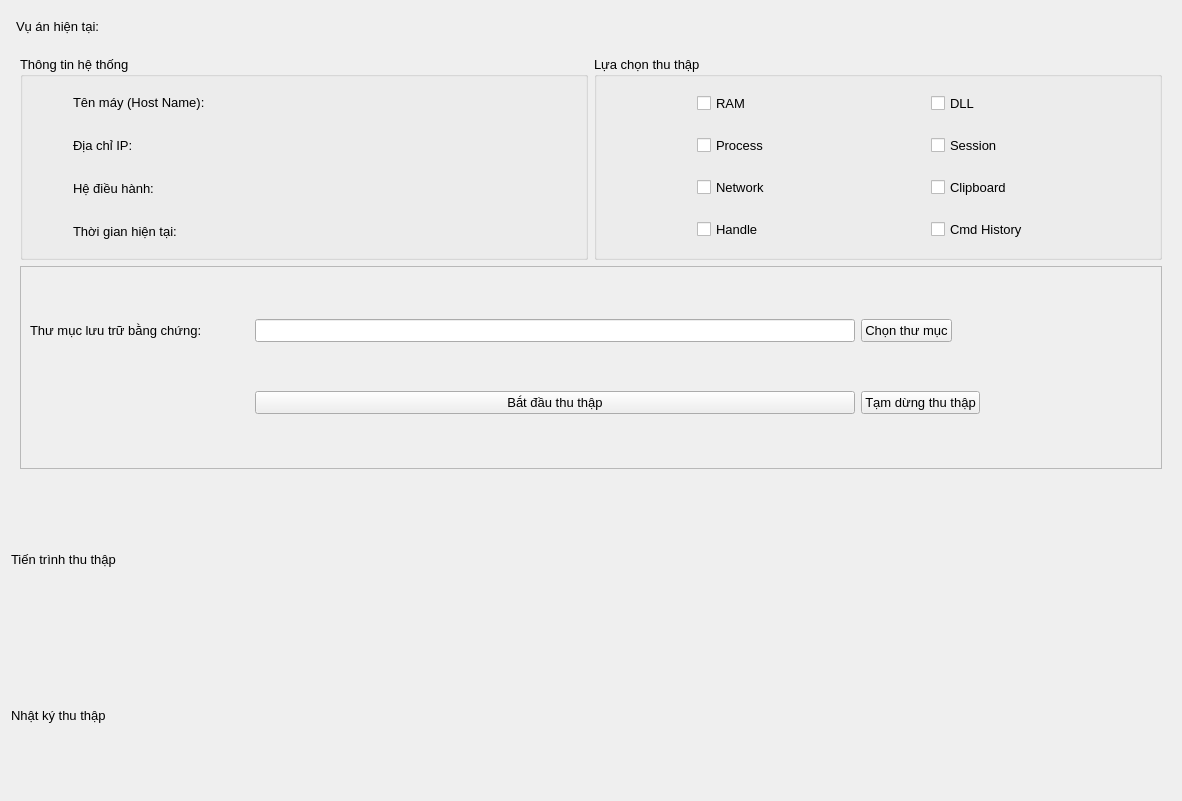
<?xml version="1.0" encoding="UTF-8"?>
<ui version="4.0">
 <class>Form</class>
 <widget class="QWidget" name="Form">
  <property name="geometry">
   <rect>
    <x>0</x>
    <y>0</y>
    <width>1182</width>
    <height>801</height>
   </rect>
  </property>
  <property name="font">
   <font>
    <pointsize>10</pointsize>
   </font>
  </property>
  <property name="windowTitle">
   <string>Form</string>
  </property>
  <layout class="QGridLayout" name="gridLayout">
   <item row="2" column="0">
    <widget class="QWidget" name="widget_4" native="true">
     <property name="sizePolicy">
      <sizepolicy hsizetype="Preferred" vsizetype="Fixed">
       <horstretch>0</horstretch>
       <verstretch>0</verstretch>
      </sizepolicy>
     </property>
     <layout class="QGridLayout" name="gridLayout_3">
      <property name="leftMargin">
       <number>0</number>
      </property>
      <property name="topMargin">
       <number>0</number>
      </property>
      <property name="rightMargin">
       <number>0</number>
      </property>
      <property name="bottomMargin">
       <number>0</number>
      </property>
      <property name="spacing">
       <number>0</number>
      </property>
      <item row="0" column="0">
       <widget class="QLabel" name="label_3">
        <property name="sizePolicy">
         <sizepolicy hsizetype="Preferred" vsizetype="Preferred">
          <horstretch>0</horstretch>
          <verstretch>0</verstretch>
         </sizepolicy>
        </property>
        <property name="minimumSize">
         <size>
          <width>0</width>
          <height>150</height>
         </size>
        </property>
        <property name="text">
         <string>Tiến trình thu thập</string>
        </property>
       </widget>
      </item>
     </layout>
    </widget>
   </item>
   <item row="0" column="0">
    <widget class="QWidget" name="widget" native="true">
     <property name="sizePolicy">
      <sizepolicy hsizetype="Preferred" vsizetype="Fixed">
       <horstretch>0</horstretch>
       <verstretch>0</verstretch>
      </sizepolicy>
     </property>
     <layout class="QHBoxLayout" name="horizontalLayout">
      <property name="spacing">
       <number>10</number>
      </property>
      <property name="leftMargin">
       <number>5</number>
      </property>
      <property name="topMargin">
       <number>5</number>
      </property>
      <property name="rightMargin">
       <number>5</number>
      </property>
      <property name="bottomMargin">
       <number>5</number>
      </property>
      <item>
       <widget class="QLabel" name="label">
        <property name="text">
         <string>Vụ án hiện tại:</string>
        </property>
       </widget>
      </item>
      <item>
       <widget class="QLabel" name="label_13">
        <property name="minimumSize">
         <size>
          <width>300</width>
          <height>0</height>
         </size>
        </property>
        <property name="text">
         <string/>
        </property>
       </widget>
      </item>
      <item>
       <spacer name="horizontalSpacer">
        <property name="orientation">
         <enum>Qt::Horizontal</enum>
        </property>
        <property name="sizeHint" stdset="0">
         <size>
          <width>523</width>
          <height>20</height>
         </size>
        </property>
       </spacer>
      </item>
     </layout>
    </widget>
   </item>
   <item row="3" column="0">
    <widget class="QWidget" name="widget_3" native="true">
     <property name="sizePolicy">
      <sizepolicy hsizetype="Preferred" vsizetype="Fixed">
       <horstretch>0</horstretch>
       <verstretch>0</verstretch>
      </sizepolicy>
     </property>
     <layout class="QGridLayout" name="gridLayout_2">
      <property name="leftMargin">
       <number>0</number>
      </property>
      <property name="topMargin">
       <number>0</number>
      </property>
      <property name="rightMargin">
       <number>0</number>
      </property>
      <property name="bottomMargin">
       <number>0</number>
      </property>
      <property name="spacing">
       <number>0</number>
      </property>
      <item row="0" column="0">
       <widget class="QLabel" name="label_4">
        <property name="sizePolicy">
         <sizepolicy hsizetype="Preferred" vsizetype="Preferred">
          <horstretch>0</horstretch>
          <verstretch>0</verstretch>
         </sizepolicy>
        </property>
        <property name="minimumSize">
         <size>
          <width>0</width>
          <height>150</height>
         </size>
        </property>
        <property name="text">
         <string>Nhật ký thu thập</string>
        </property>
       </widget>
      </item>
     </layout>
    </widget>
   </item>
   <item row="1" column="0">
    <widget class="QWidget" name="widget_2" native="true">
     <layout class="QGridLayout" name="gridLayout_4">
      <item row="0" column="0">
       <widget class="QGroupBox" name="groupBox">
        <property name="title">
         <string>Thông tin hệ thống</string>
        </property>
        <layout class="QGridLayout" name="gridLayout_7">
         <property name="leftMargin">
          <number>50</number>
         </property>
         <property name="spacing">
          <number>10</number>
         </property>
         <item row="1" column="2">
          <widget class="QLabel" name="label_10">
           <property name="text">
            <string/>
           </property>
          </widget>
         </item>
         <item row="3" column="2">
          <widget class="QLabel" name="label_12">
           <property name="text">
            <string/>
           </property>
          </widget>
         </item>
         <item row="2" column="2">
          <widget class="QLabel" name="label_11">
           <property name="text">
            <string/>
           </property>
          </widget>
         </item>
         <item row="3" column="0">
          <widget class="QLabel" name="label_8">
           <property name="text">
            <string>Thời gian hiện tại: </string>
           </property>
          </widget>
         </item>
         <item row="2" column="0">
          <widget class="QLabel" name="label_7">
           <property name="text">
            <string>Hệ điều hành:</string>
           </property>
          </widget>
         </item>
         <item row="1" column="0">
          <widget class="QLabel" name="label_6">
           <property name="text">
            <string>Địa chỉ IP:</string>
           </property>
          </widget>
         </item>
         <item row="0" column="0">
          <widget class="QLabel" name="label_5">
           <property name="text">
            <string>Tên máy (Host Name): </string>
           </property>
          </widget>
         </item>
         <item row="0" column="2">
          <widget class="QLabel" name="label_9">
           <property name="text">
            <string/>
           </property>
          </widget>
         </item>
        </layout>
       </widget>
      </item>
      <item row="1" column="0" colspan="2">
       <widget class="QFrame" name="frame">
        <property name="frameShape">
         <enum>QFrame::StyledPanel</enum>
        </property>
        <property name="frameShadow">
         <enum>QFrame::Raised</enum>
        </property>
        <layout class="QGridLayout" name="gridLayout_5">
         <item row="2" column="3">
          <spacer name="horizontalSpacer_4">
           <property name="orientation">
            <enum>Qt::Horizontal</enum>
           </property>
           <property name="sizeHint" stdset="0">
            <size>
             <width>40</width>
             <height>20</height>
            </size>
           </property>
          </spacer>
         </item>
         <item row="3" column="3">
          <spacer name="horizontalSpacer_3">
           <property name="orientation">
            <enum>Qt::Horizontal</enum>
           </property>
           <property name="sizeType">
            <enum>QSizePolicy::Preferred</enum>
           </property>
           <property name="sizeHint" stdset="0">
            <size>
             <width>117</width>
             <height>20</height>
            </size>
           </property>
          </spacer>
         </item>
         <item row="3" column="0">
          <spacer name="horizontalSpacer_2">
           <property name="orientation">
            <enum>Qt::Horizontal</enum>
           </property>
           <property name="sizeType">
            <enum>QSizePolicy::Preferred</enum>
           </property>
           <property name="sizeHint" stdset="0">
            <size>
             <width>219</width>
             <height>20</height>
            </size>
           </property>
          </spacer>
         </item>
         <item row="3" column="2">
          <widget class="QPushButton" name="pushButton_3">
           <property name="text">
            <string>Tạm dừng thu thập</string>
           </property>
          </widget>
         </item>
         <item row="2" column="1">
          <widget class="QLineEdit" name="lineEdit_2">
           <property name="sizePolicy">
            <sizepolicy hsizetype="Fixed" vsizetype="Fixed">
             <horstretch>0</horstretch>
             <verstretch>0</verstretch>
            </sizepolicy>
           </property>
           <property name="minimumSize">
            <size>
             <width>600</width>
             <height>0</height>
            </size>
           </property>
          </widget>
         </item>
         <item row="2" column="0">
          <widget class="QLabel" name="label_2">
           <property name="sizePolicy">
            <sizepolicy hsizetype="Fixed" vsizetype="Preferred">
             <horstretch>0</horstretch>
             <verstretch>0</verstretch>
            </sizepolicy>
           </property>
           <property name="text">
            <string>Thư mục lưu trữ bằng chứng: </string>
           </property>
          </widget>
         </item>
         <item row="2" column="2">
          <widget class="QPushButton" name="pushButton">
           <property name="sizePolicy">
            <sizepolicy hsizetype="Fixed" vsizetype="Fixed">
             <horstretch>0</horstretch>
             <verstretch>0</verstretch>
            </sizepolicy>
           </property>
           <property name="text">
            <string>Chọn thư mục</string>
           </property>
          </widget>
         </item>
         <item row="3" column="1">
          <widget class="QPushButton" name="pushButton_2">
           <property name="text">
            <string>Bắt đầu thu thập</string>
           </property>
          </widget>
         </item>
        </layout>
       </widget>
      </item>
      <item row="0" column="1">
       <widget class="QGroupBox" name="groupBox_2">
        <property name="title">
         <string>Lựa chọn thu thập</string>
        </property>
        <layout class="QGridLayout" name="gridLayout_6">
         <property name="leftMargin">
          <number>100</number>
         </property>
         <property name="topMargin">
          <number>5</number>
         </property>
         <property name="rightMargin">
          <number>5</number>
         </property>
         <property name="bottomMargin">
          <number>5</number>
         </property>
         <property name="spacing">
          <number>10</number>
         </property>
         <item row="4" column="2">
          <widget class="QCheckBox" name="checkBox_7">
           <property name="text">
            <string>Clipboard</string>
           </property>
          </widget>
         </item>
         <item row="6" column="2">
          <widget class="QCheckBox" name="checkBox_8">
           <property name="text">
            <string>Cmd History</string>
           </property>
          </widget>
         </item>
         <item row="0" column="0">
          <widget class="QCheckBox" name="checkBox">
           <property name="text">
            <string>RAM</string>
           </property>
          </widget>
         </item>
         <item row="2" column="2">
          <widget class="QCheckBox" name="checkBox_6">
           <property name="text">
            <string>Session</string>
           </property>
          </widget>
         </item>
         <item row="4" column="0">
          <widget class="QCheckBox" name="checkBox_3">
           <property name="text">
            <string>Network</string>
           </property>
          </widget>
         </item>
         <item row="6" column="0">
          <widget class="QCheckBox" name="checkBox_4">
           <property name="text">
            <string>Handle</string>
           </property>
          </widget>
         </item>
         <item row="0" column="2">
          <widget class="QCheckBox" name="checkBox_5">
           <property name="text">
            <string>DLL</string>
           </property>
          </widget>
         </item>
         <item row="2" column="0">
          <widget class="QCheckBox" name="checkBox_2">
           <property name="text">
            <string>Process</string>
           </property>
          </widget>
         </item>
        </layout>
       </widget>
      </item>
     </layout>
    </widget>
   </item>
  </layout>
 </widget>
 <resources/>
 <connections/>
</ui>
